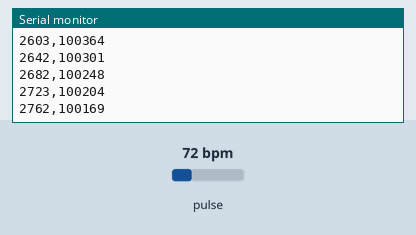
Bench run of a sketch on a simulated Arduino Uno, built with avr-gcc and run on an emulated ATmega328P. On the bench: the last lines printed to the serial monitor. The inputs (shaded band) are chosen by the test bench; at power-on: pulse 72 bpm.

Above: at 2.8 s.
2.9 s: pulse set to 42 bpm
At 2.95 s:
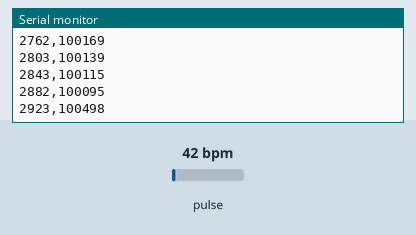
4.4 s: pulse set to 70 bpm
At 4.43 s:
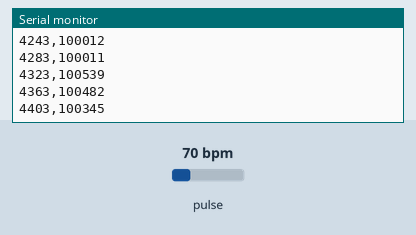
Timing chart, 0 to 7.4 s (numbered marks = the images above; inputs shaded):
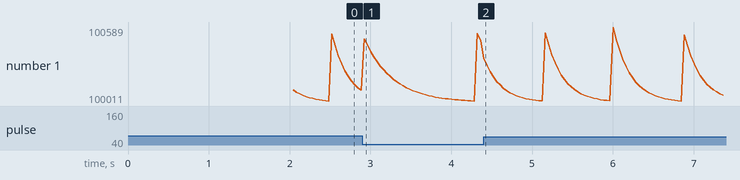

Measured:
- after the input at 2.9 s, the serial monitor: prints a new line at once (image 1)
- plotted number 1: 100095 → 100482 after the input at 2.9 s

The sketch:

codigoarduino.ino
```cpp
/*
  MAX30102_SPI_lectura.ino
  ------------------------
  Lectura NO bloqueante del MAX30102 (librería SparkFun MAX3010x) para
  el laboratorio de Cálculo ambulatorio del SPI.


  Conexiones (I2C):
    VIN/VCC -> 5V (o 3.3V si tu módulo lo exige)
    GND     -> GND
    SDA     -> A4 (Arduino UNO/Nano)
    SCL     -> A5 (Arduino UNO/Nano)
    INT     -> no se usa aquí (se hace polling, no interrupción)


  Antes de subir:
    Sketch > Incluir Librería > Administrar Bibliotecas... y busca
    "SparkFun MAX3010x Pulse and Proximity Sensor Library", instálala.


  Formato de salida por Serial (115200 baud), una línea por muestra:
    t_ms,IR
  Ese formato es el que va a leer el script de MATLAB.


  Por qué se "pegaba" antes (causas típicas y cómo se evitan aquí):
    1) Usar while (!particleSensor.available()) { } sin más: si el sensor
       deja de mandar datos (dedo mal puesto, cable flojo, I2C con
       problemas) el Arduino se queda esperando para siempre.
       -> Aquí NO se bloquea: en cada vuelta de loop() se llama a
          particleSensor.check() una sola vez y solo se procesa si
          efectivamente hay muestra nueva.
    2) No inicializar el bus I2C a la velocidad correcta.
       -> Aquí se fija Wire a 400 kHz explícitamente.
    3) No comprobar si el sensor respondió en begin().
       -> Aquí, si no se detecta el MAX30102, el programa avisa por
          Serial en vez de quedarse esperando/colgado.
*/


#include <Wire.h>
#include "MAX30105.h" // Librería SparkFun MAX3010x (compatible con MAX30102)


MAX30105 particleSensor;


// Umbral aproximado de IR para saber si hay un dedo puesto.
// Ajusta este valor viendo qué IR marca "sin dedo" vs "con dedo" en tu módulo.
const long UMBRAL_DEDO = 50000;


unsigned long ultimoAviso = 0;


void setup() {
  Serial.begin(115200);
  while (!Serial) { ; } // en placas con USB nativo; en UNO/Nano no bloquea


  Wire.begin();
  Wire.setClock(400000); // I2C a 400 kHz


  // Intento de inicialización con manejo de error (no queda colgado)
  if (!particleSensor.begin(Wire, I2C_SPEED_FAST)) {
    Serial.println("ERROR: MAX30102 no detectado. Revisa VCC, GND, SDA(A4), SCL(A5).");
    // No usamos while(1); a propósito: seguimos reintentando en loop()
  } else {
    Serial.println("MAX30102 detectado. Iniciando lectura...");
    configurarSensor();
  }
}


void configurarSensor() {
  byte ledBrightness = 0x1F; // 0-255, sube esto si la señal sale muy plana
  byte sampleAverage = 4;    // 1,2,4,8,16,32 -> más promedio = menos ruido, más retardo
  byte ledMode       = 2;    // 1=Red, 2=Red+IR, 3=Red+IR+Green
  int  sampleRate    = 100;  // Hz: 50,100,200,400,800,1000,1600,3200
  int  pulseWidth    = 411;  // us: 69,118,215,411 (mayor = más resolución, menor tasa máxima)
  int  adcRange      = 4096; // 2048,4096,8192,16384


  particleSensor.setup(ledBrightness, sampleAverage, ledMode, sampleRate, pulseWidth, adcRange);
}


void loop() {
  // Si el sensor no fue detectado en setup(), reintenta cada 2 s sin bloquear
  static bool sensorOK = false;
  static unsigned long ultimoIntento = 0;


  if (!sensorOK) {
    if (millis() - ultimoIntento > 2000) {
      ultimoIntento = millis();
      if (particleSensor.begin(Wire, I2C_SPEED_FAST)) {
        sensorOK = true;
        configurarSensor();
        Serial.println("MAX30102 detectado. Iniciando lectura...");
      } else {
        Serial.println("ERROR: MAX30102 no detectado. Reintentando...");
      }
    }
    return; // no seguimos hasta tener el sensor
  }


  // --- Lectura no bloqueante ---
  particleSensor.check(); // revisa el FIFO del sensor UNA vez por vuelta, sin esperar


  while (particleSensor.available()) {
    long irValue = particleSensor.getFIFOIR();
    unsigned long t = millis();


    if (irValue > UMBRAL_DEDO) {
      Serial.print(t);
      Serial.print(",");
      Serial.println(irValue);
    } else {
      // Sin dedo detectado: avisa como máximo cada 1 s para no saturar el puerto serial
      if (millis() - ultimoAviso > 1000) {
        Serial.println("Sin dedo detectado");
        ultimoAviso = millis();
      }
    }


    particleSensor.nextSample(); // avanza al siguiente dato del FIFO
  }
}
```
